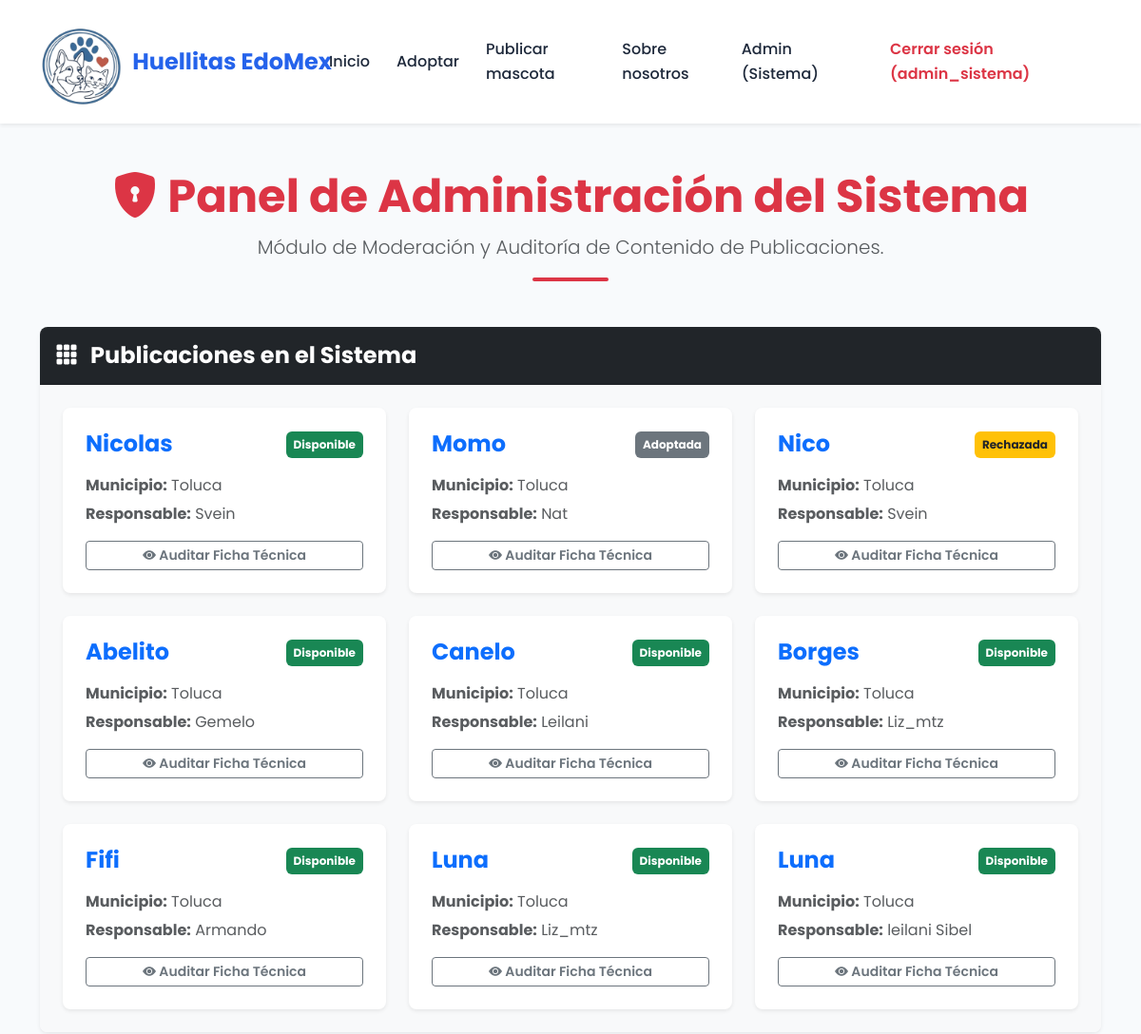
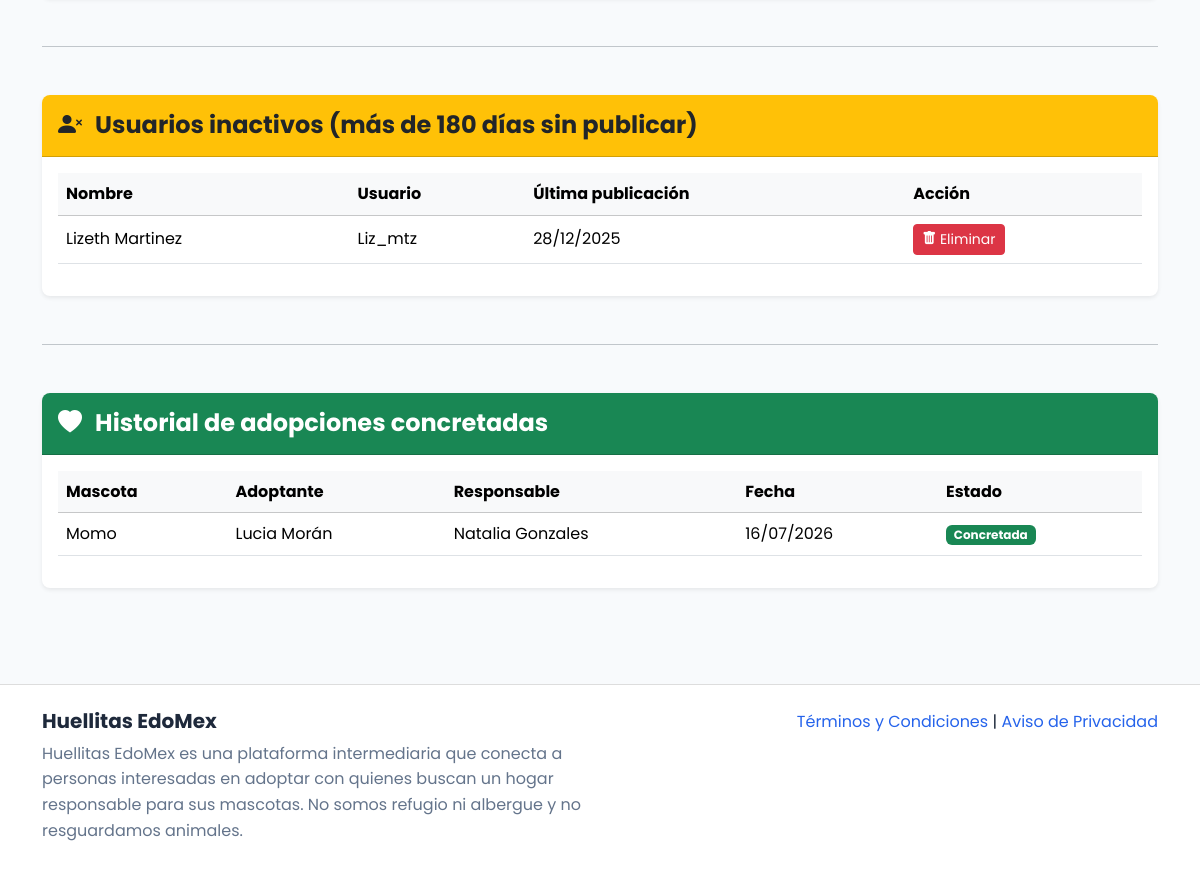
The page /panel/admin-panel/ (signed in) on the database its author committed (2 pictures, top to bottom).
### principal/models.py (models this page shows, shortened)
class Usuario(AbstractUser):
    ROLES_CHOICES = [
        ('ADMIN_SISTEMA', 'Administrador del Sistema'),
        ('RESPONSABLE', 'Responsable (Publicador)'),
        ('INTERESADO', 'Interesado (Adoptante)'),
    ]
    first_name = models.CharField(max_length=150, verbose_name="Nombre")
    last_name = models.CharField(max_length=150, verbose_name="Apellido")
    role = models.CharField(max_length=20, choices=ROLES_CHOICES, default='INTERESADO', verbose_name="Rol en el Sistema")
    fecha_registro = models.DateTimeField(auto_now_add=True, verbose_name="Fecha de Registro")
    ultima_publicacion = models.DateTimeField(
        null=True,
        blank=True,
        verbose_name="Última publicación"
    )
    ubicacion = models.ForeignKey(Ubicacion, on_delete=models.SET_NULL, null=True, blank=True, verbose_name="Ubicación")

class Mascota(models.Model):
    SEXO_CHOICES = [
        ('Macho', 'Macho'),
        ('Hembra', 'Hembra'),
    ]
    ESTADO_CHOICES = [
        ('Pendiente', 'Pendiente de Aprobación'),
        ('Disponible', 'Disponible'),
        ('Rechazada', 'Rechazada'),
        ('Adoptada', 'Adoptada'),
        ('Cancelada', 'Cancelada por el responsable'),
    ]
    id_mascota = models.AutoField(primary_key=True)
    nombre = models.CharField(max_length=100, verbose_name="Nombre de la Mascota")
    especie = models.ForeignKey(Especie, on_delete=models.CASCADE, verbose_name="Especie")
    responsable = models.ForeignKey(Usuario, on_delete=models.CASCADE, verbose_name="Responsable")
    ubicacion = models.ForeignKey(Ubicacion, on_delete=models.SET_NULL, null=True, blank=True, verbose_name="Municipio")
    esterilizado = models.BooleanField(default=False, verbose_name="¿Esterilizado?")
    vacunado = models.BooleanField(default=False, verbose_name="¿Vacunado?")
    fecha_nacimiento_aproximada = models.DateField(null=True, blank=True, verbose_name="Fecha Nacimiento Aproximada")
    edad_aproximada = models.CharField(max_length=50, verbose_name="Edad Aproximada")
    sexo = models.CharField(max_length=10, choices=SEXO_CHOICES, verbose_name="Sexo")
    fecha_publicacion = models.DateTimeField(auto_now_add=True, verbose_name="Fecha de Publicación")
    estado_publicacion = models.CharField(max_length=20, choices=ESTADO_CHOICES, default='Pendiente', verbose_name="Estado de Publicación")
    detalles = models.TextField(blank=True, null=True)

class SolicitudAdopcion(models.Model):
    ESTADO_SOLICITUD = [
        ('Pendiente', 'Pendiente'),
        ('Aceptada', 'Aceptada'),
        ('Rechazada', 'Rechazada'),
    ]
    id_solicitud = models.AutoField(primary_key=True)
    interesado = models.ForeignKey(
        Usuario,
        on_delete=models.CASCADE,
        related_name="mis_solicitudes",
        verbose_name="Interesado"
    )
    mascota = models.ForeignKey(
        Mascota,
        on_delete=models.CASCADE,
        verbose_name="Mascota"
    )
    telefono = models.CharField(
        max_length=15,
        verbose_name="Teléfono de contacto",
        null=True,
        blank=True
    )
    correo = models.EmailField(
        verbose_name="Correo electrónico",
        null=True,
        blank=True
    )
    vivienda = models.CharField(
        max_length=50,
        verbose_name="Tipo de vivienda",
        null=True,
        blank=True
    )
    patio = models.CharField(
        max_length=10,
        verbose_name="Cuenta con patio",
        null=True,
        blank=True
    )
    otras_mascotas = models.CharField(
        max_length=10,
        verbose_name="Tiene otras mascotas",
        null=True,
        blank=True
    )
    experiencia = models.TextField(
        verbose_name="Experiencia con mascotas",
        null=True,
        blank=True
    )
    mensaje = models.TextField(
        verbose_name="Motivo de adopción"
    )
    fecha_solicitud = models.DateTimeField(
        auto_now_add=True,
        verbose_name="Fecha de la Solicitud"
    )
    fecha_adopcion = models.DateTimeField(
        null=True,
        blank=True,
        verbose_name="Fecha de la Adopción"
    )
    estado_solicitud = models.CharField(
        max_length=20,
        choices=ESTADO_SOLICITUD,
        default='Pendiente',
        verbose_name="Estado de Solicitud"
    )
    class Meta:
        verbose_name_plural = "Solicitudes de Adopción"

### principal/views.py (the view)
# urls.py: path('panel/admin-panel/', views.panel_admin, name='panel_admin'),
@login_required
def panel_admin(request):
    if request.user.role != 'ADMIN_SISTEMA':
        messages.error(request, "Acceso exclusivo para administradores.")
        return redirect('inicio')
    todas_mascotas = Mascota.objects.all().order_by('-fecha_publicacion')
    todos_usuarios = Usuario.objects.all().exclude(role='ADMIN_SISTEMA')
    todas_solicitudes = SolicitudAdopcion.objects.all().order_by('-fecha_solicitud')
    historial_adopciones = SolicitudAdopcion.objects.filter(
        estado_solicitud='Aceptada'
    ).order_by('-fecha_solicitud')
    fecha_limite = timezone.now() - timedelta(days=180)
    usuarios_inactivos = Usuario.objects.filter(
        role='RESPONSABLE',
        ultima_publicacion__lt=fecha_limite
    )
    return render(request, 'panel_admin.html', {
    'todas_mascotas': todas_mascotas,
    'todos_usuarios': todos_usuarios,
    'todas_solicitudes': todas_solicitudes,
    'usuarios_inactivos': usuarios_inactivos,
    'historial_adopciones': historial_adopciones
    })

### principal/templates/panel_admin.html (shortened to what this page needs)
{% extends 'base.html' %}
{% block content %}
<section class="container py-5">
    <div class="text-center mb-5">
        <h1 class="display-5 fw-bold text-danger mb-2"><i class="bi bi-shield-lock-fill"></i> Panel de Administración del Sistema</h1>
        <p class="lead text-muted">Módulo de Moderación y Auditoría de Contenido de Publicaciones.</p>
        <div class="mx-auto" style="width: 80px; height: 4px; background-color: #dc3545; border-radius: 2px;"></div>
    </div>
    <div class="card shadow-sm border-0 mb-5 rounded-3">
        <div class="card-header bg-dark text-white py-3">
            <h4 class="mb-0 fw-bold"><i class="bi bi-grid-3x3-gap-fill me-2"></i> Publicaciones en el Sistema</h4>
        </div>
        <div class="card-body p-4 bg-light">
            <div class="row g-4">
                {% for mascota in todas_mascotas %}
                    <div class="col-md-4">
                        <div class="card h-100 border-0 shadow-sm rounded-3">
                            <div class="card-body p-4 d-flex flex-column">
                                <div class="d-flex justify-content-between align-items-center mb-3">
                                    <h4 class="fw-bold text-primary mb-0">{{ mascota.nombre }}</h4>
                                    <span class="badge {% if mascota.estado_publicacion == 'Disponible' %}bg-success{% elif mascota.estado_publicacion == 'Adoptada' %}bg-secondary{% else %}bg-warning text-dark{% endif %} px-2 py-2">
                                        {{ mascota.get_estado_publicacion_display }}
                                    </span>
                                </div>
                                <p class="mb-1 text-muted"><strong>Municipio:</strong> {{ mascota.responsable.ubicacion.municipio|default:"Toluca" }}</p>
                                <p class="mb-3 text-muted"><strong>Responsable:</strong> {{ mascota.responsable.username }}</p>
                                <div class="d-grid mt-auto">
                                    <a href="{% url 'detalle' %}?id={{ mascota.id_mascota }}"
                                       class="btn btn-outline-secondary btn-sm fw-semibold">
                                        <i class="bi bi-eye-fill"></i> Auditar Ficha Técnica
                                    </a>
                                </div>
                            </div>
                        </div>
                    </div>
                {% endfor %}
            </div>
        </div>
    </div>
    <hr class="my-5">
<div class="card shadow-sm border-0 rounded-3">
    <div class="card-header bg-warning text-dark py-3">
        <h4 class="mb-0 fw-bold">
            <i class="bi bi-person-x-fill me-2"></i>
            Usuarios inactivos (más de 180 días sin publicar)
        </h4>
    </div>
    <div class="card-body">
        {% if usuarios_inactivos %}
            <div class="table-responsive">
                <table class="table table-hover align-middle">
                    <thead class="table-light">
                        <tr>
                            <th>Nombre</th>
                            <th>Usuario</th>
                            <th>Última publicación</th>
                            <th>Acción</th>
                        </tr>
                    </thead>
                    <tbody>
                        {% for usuario in usuarios_inactivos %}
                        <tr>
                            <td>
                                {{ usuario.first_name }} {{ usuario.last_name }}
                            </td>
                            <td>
                                {{ usuario.username }}
                            </td>
                            <td>
                                {{ usuario.ultima_publicacion|date:"d/m/Y" }}
                            </td>
                            <td>
                                <a href="{% url 'eliminar_usuario_inactivo' usuario.id %}"
                                   class="btn btn-danger btn-sm"
                                   onclick="return confirm('¿Eliminar este usuario por inactividad?');">
                                    <i class="bi bi-trash-fill"></i>
                                    Eliminar
                                </a>
                            </td>
                        </tr>
                        {% endfor %}
                    </tbody>
                </table>
            </div>
        {% else %}
            <p class="text-muted mb-0">
                <i class="bi bi-check-circle-fill text-success"></i>
                No existen usuarios inactivos.
            </p>
        {% endif %}
    </div>
</div>
<hr class="my-5">
<div class="card shadow-sm border-0 rounded-3">
    <div class="card-header bg-success text-white py-3">
        <h4 class="mb-0 fw-bold">
            <i class="bi bi-heart-fill me-2"></i>
            Historial de adopciones concretadas
        </h4>
    </div>
    <div class="card-body">
        {% if historial_adopciones %}
        <div class="table-responsive">
            <table class="table table-hover align-middle">
                <thead class="table-light">
                    <tr>
                        <th>Mascota</th>
                        <th>Adoptante</th>
                        <th>Responsable</th>
                        <th>Fecha</th>
                        <th>Estado</th>
                    </tr>
                </thead>
                <tbody>
                    {% for adopcion in historial_adopciones %}
                    <tr>
                        <td>
                            {{ adopcion.mascota.nombre }}
                        </td>
                        <td>
                            {{ adopcion.interesado.first_name }}
                            {{ adopcion.interesado.last_name }}
                        </td>
                        <td>
                            {{ adopcion.mascota.responsable.first_name }}
                            {{ adopcion.mascota.responsable.last_name }}
                        </td>
                        <td>
                            {{ adopcion.fecha_solicitud|date:"d/m/Y" }}
                        </td>
                        <td>
                            <span class="badge bg-success">
                                Concretada
                            </span>
                        </td>
                    </tr>
                    {% endfor %}
                </tbody>
            </table>
        </div>
        {% else %}
        <p class="text-muted mb-0">
            <i class="bi bi-info-circle-fill"></i>
            Todavía no existen adopciones concretadas.
        </p>
        {% endif %}
    </div>
</div>
</section>
{% endblock %}

### principal/templates/base.html (shortened to what this page needs)
{% load static %}
<!DOCTYPE html>
<html lang="es">
<head>
    <link href="https://cdn.jsdelivr.net/npm/bootstrap@5.3.7/dist/css/bootstrap.min.css" rel="stylesheet">
    <link rel="stylesheet" href="https://cdn.jsdelivr.net/npm/bootstrap-icons@1.11.3/font/bootstrap-icons.min.css">
    <link rel="stylesheet" href="{% static 'css/style.css' %}">
</head>
<body>
    <nav class="navbar navbar-expand-lg navbar-light shadow-sm">
        <div class="container">
            <a class="navbar-brand d-flex align-items-center" href="{% url 'inicio' %}">
                <img src="{% static 'img/logo/logo.png' %}" alt="Logo" width="90" height="90" class="me-2">
                Huellitas EdoMex
            </a>
            <div class="collapse navbar-collapse" id="menu">
                <ul class="navbar-nav ms-auto align-items-lg-center">
                    <li class="nav-item">
                        <a class="nav-link" href="{% url 'inicio' %}">Inicio</a>
                    </li>
                    <li class="nav-item">
                        <a class="nav-link" href="{% url 'adoptar' %}">Adoptar</a>
                    </li>
                    <li class="nav-item">
                        <a class="nav-link" href="{% url 'publicar' %}">Publicar mascota</a>
                    </li>
                    <li class="nav-item">
                        <a class="nav-link" href="{% url 'sobre' %}">Sobre nosotros</a>
                    </li>
                    {% if user.is_authenticated %}
                        {% if user.role == "ADMIN_SISTEMA" %}
                            <li class="nav-item">
                                <a class="nav-link" href="{% url 'panel_admin' %}">
                                    Admin (Sistema)
                                </a>
                            </li>
                        {% endif %}
                        <li class="nav-item ms-lg-3">
                            <a class="nav-link text-danger fw-semibold" href="{% url 'logout' %}">
                                Cerrar sesión ({{ user.username }})
                            </a>
                        </li>
                    {% endif %}
                </ul>
            </div>
        </div>
    </nav>
    <main>
        {% block content %}
        {% endblock %}
    </main>
    <footer class="footer mt-5">
        <div class="container py-4">
            <div class="row">
                <div class="col-md-6">
                    <h5>Huellitas EdoMex</h5>
                    <p>
                        Huellitas EdoMex es una plataforma intermediaria que conecta a personas interesadas en adoptar con quienes buscan un hogar responsable para sus mascotas. No somos refugio ni albergue y no resguardamos animales.
                    </p>
                </div>
                <div class="col-md-6 text-md-end">
                    <a href="{% url 'terminos' %}" aria-label="Términos y condiciones">Términos y Condiciones</a> |
                    <a href="{% url 'privacidad' %}" aria-label="Aviso de privacidad">Aviso de Privacidad</a>
                </div>
            </div>
        </div>
    </footer>
</body>
</html>

### rows shown on the page
Usuario: username "admin_sistema"
Mascota: nombre "Nicolas", estado_publicacion "Disponible", responsable.ubicacion.municipio "Toluca", responsable.username "Svein"
Mascota: nombre "Momo", estado_publicacion "Adoptada", responsable.ubicacion.municipio "Toluca", responsable.username "Nat"
Mascota: nombre "Nico", estado_publicacion "Rechazada", responsable.ubicacion.municipio "Toluca", responsable.username "Svein"
Mascota: nombre "Abelito", estado_publicacion "Disponible", responsable.ubicacion.municipio "Toluca", responsable.username "Gemelo"
Mascota: nombre "Canelo", estado_publicacion "Disponible", responsable.ubicacion.municipio "Toluca", responsable.username "Leilani"
Mascota: nombre "Borges", estado_publicacion "Disponible", responsable.ubicacion.municipio "Toluca", responsable.username "Liz_mtz"
Mascota: nombre "Fifi", estado_publicacion "Disponible", responsable.ubicacion.municipio "Toluca", responsable.username "Armando"
Mascota: nombre "Luna", estado_publicacion "Disponible", responsable.ubicacion.municipio "Toluca", responsable.username "Liz_mtz"
Mascota: nombre "Luna", estado_publicacion "Disponible", responsable.ubicacion.municipio "Toluca", responsable.username "leilani Sibel"
Usuario: first_name "Lizeth", last_name "Martinez", username "Liz_mtz", ultima_publicacion "28/12/2025"
SolicitudAdopcion: mascota.nombre "Momo", interesado.first_name "Lucia", interesado.last_name "Morán", mascota.responsable.first_name "Natalia", mascota.responsable.last_name "Gonzales", fecha_solicitud "16/07/2026"
